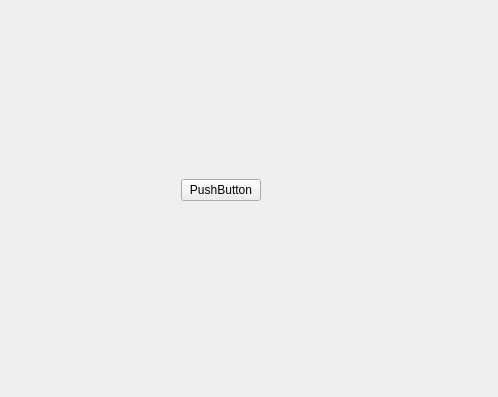
<?xml version="1.0" encoding="UTF-8"?>
<ui version="4.0">
 <class>MainWindow</class>
 <widget class="QMainWindow" name="MainWindow">
  <property name="geometry">
   <rect>
    <x>0</x>
    <y>0</y>
    <width>498</width>
    <height>397</height>
   </rect>
  </property>
  <property name="windowTitle">
   <string>MainWindow</string>
  </property>
  <widget class="QWidget" name="centralwidget">
   <widget class="QWidget" name="horizontalLayoutWidget">
    <property name="geometry">
     <rect>
      <x>-50</x>
      <y>0</y>
      <width>541</width>
      <height>381</height>
     </rect>
    </property>
    <layout class="QHBoxLayout" name="horizontalLayout">
     <item>
      <spacer name="horizontalSpacer">
       <property name="orientation">
        <enum>Qt::Horizontal</enum>
       </property>
       <property name="sizeHint" stdset="0">
        <size>
         <width>40</width>
         <height>20</height>
        </size>
       </property>
      </spacer>
     </item>
     <item>
      <widget class="QPushButton" name="pushButton">
       <property name="text">
        <string>PushButton</string>
       </property>
      </widget>
     </item>
     <item>
      <spacer name="horizontalSpacer_2">
       <property name="orientation">
        <enum>Qt::Horizontal</enum>
       </property>
       <property name="sizeHint" stdset="0">
        <size>
         <width>40</width>
         <height>20</height>
        </size>
       </property>
      </spacer>
     </item>
    </layout>
   </widget>
  </widget>
 </widget>
 <resources/>
 <connections/>
</ui>
